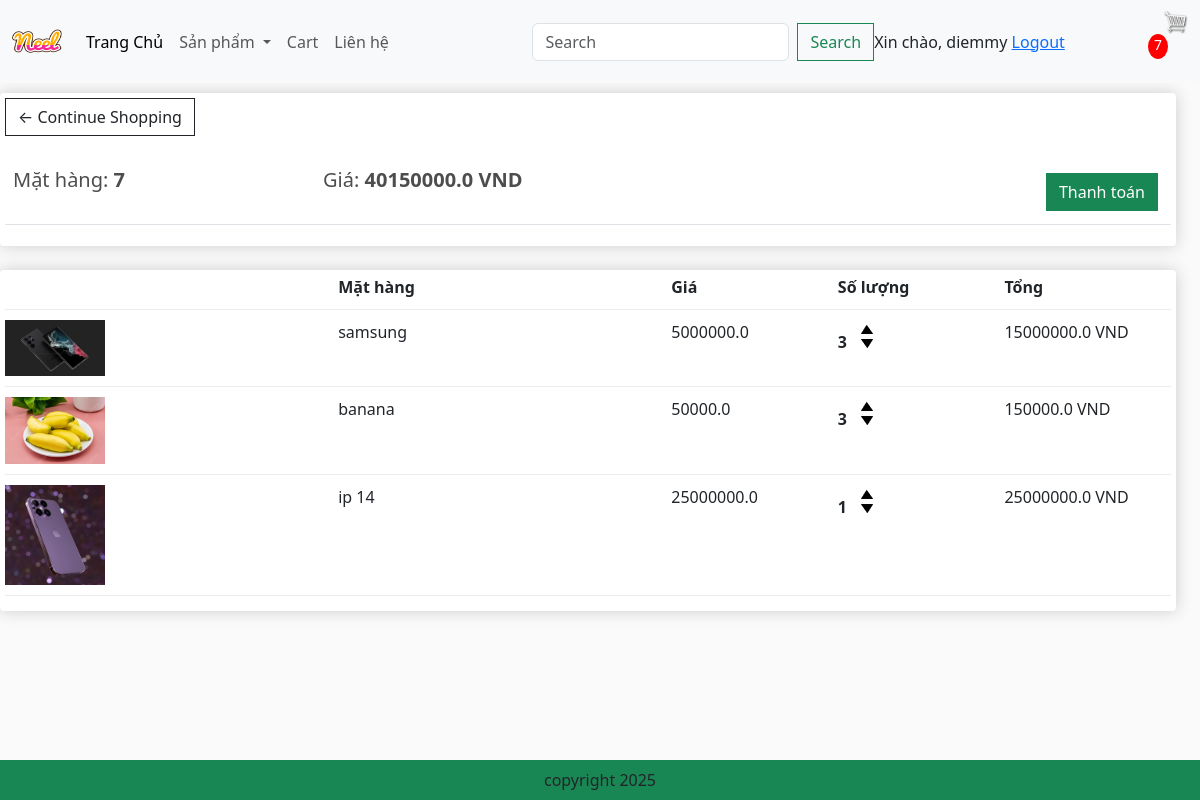
Page /cart/ (signed in) on the earlier database version.
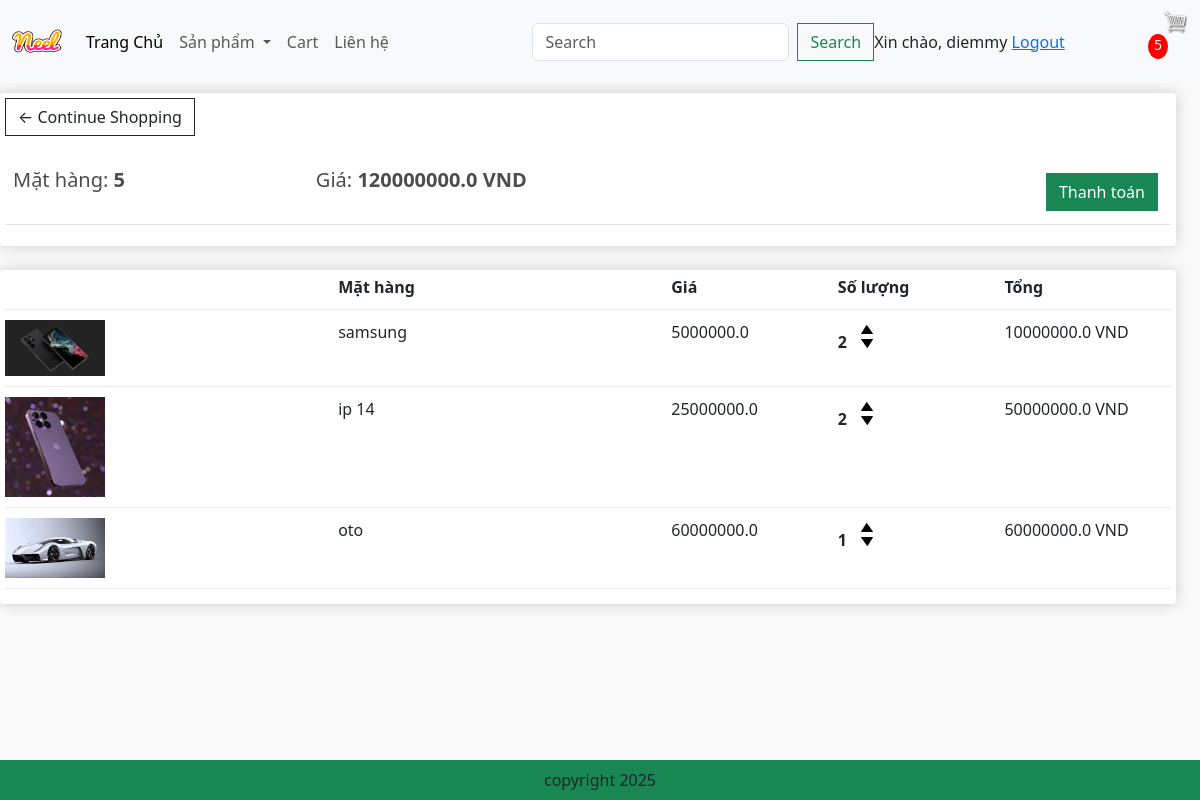
Same page on the later database version.
### app/models.py (models this page shows, shortened)
class Order(models.Model):
    customer = models.ForeignKey(User, on_delete=models.SET_NULL, blank=True, null=True)
    date_order = models.DateTimeField(auto_now_add=True)
    complete = models.BooleanField(default=False, null=True, blank=False)
    transaction_id = models.CharField(max_length=200, null=True)
    @property
    def get_cart_total(self):
        orderitems = self.orderitem_set.all()
        total = sum([item.get_total for item in orderitems if item.product is not None] )
        return total
    @property
    def get_cart_items(self):
        orderitems = self.orderitem_set.all()
        total = sum([item.quantity for item in orderitems if item.product is not None])
        return total

class OrderItem(models.Model):
    product = models.ForeignKey(Product, on_delete=models.SET_NULL, blank=True, null=True)
    order = models.ForeignKey(Order, on_delete=models.SET_NULL, blank=True, null=True)
    quantity = models.IntegerField(default=0, null=True, blank=True)
    date_added = models.DateTimeField(auto_now_add=True)
    @property
    def get_total(self):
        if self.product is None:
            return 0
        return self.product.price * self.quantity

class Product(models.Model):
    category = models.ManyToManyField(Category, related_name='products')
    name = models.CharField(max_length=200, null=True)
    price = models.FloatField()
    digital = models.BooleanField(default=False, null=True, blank=False)
    image = models.ImageField(null=True, blank=True)
    description = models.TextField(null=True, blank=True)
    @property
    def ImageURL(self):
        try:
            url = self.image.url
        except:
            url = ''
        return url

### app/views.py (the view)
# urls.py: path('cart/', views.cart, name='cart'),
def cart(request):
    if request.user.is_authenticated:
        customer = request.user
        order, created = Order.objects.get_or_create(customer=customer, complete=False)
        items = order.orderitem_set.exclude(product__isnull=True)
        cartItems = order.get_cart_items
        user_not_login = 'hidden'
        user_login = 'show'
    else:
        items = []
        order = {'get_cart_total':0, 'get_cart_items':0}
        cartItems = order['get_cart_items']
        user_not_login = 'show'
        user_login = 'hidden'
    categories = Category.objects.filter(is_sub=False)
    context = {
        'items': items,
        'order': order,
        'cartItems': cartItems,
        'user_not_login': user_not_login,
        'user_login': user_login,
        'categories': categories,
    }
    return render(request, 'app/cart.html', context)

### app/templates/app/cart.html (shortened to what this page needs)
{% extends 'app/base.html' %} {% load static %} {% block cart_content %}
<div class="row" style="width: 100%">
  <div class="col-lg-12">
    <div class="box-element">
      <a class="btn btn-outline-dark" href="{% url 'home' %}"
        >&#x2190; Continue Shopping</a
      >
      <br />
      <br />
      <table class="table">
        <tr>
          <th>
            <h5>Mặt hàng: <strong>{{ order.get_cart_items }}</strong></h5>
          </th>
          <th>
            <h5>Giá:<strong> {{ order.get_cart_total }} VND</strong></h5>
          </th>
          <th>
            <a
              style="float: right; margin: 5px"
              class="btn btn-success"
              href="{% url 'checkout' %}"
              >Thanh toán</a
            >
          </th>
        </tr>
      </table>
    </div>
    <br />
    <div class="box-element">
      <div class="cart-row">
        <div style="flex: 2"></div>
        <div style="flex: 2"><strong>Mặt hàng</strong></div>
        <div style="flex: 1"><strong>Giá</strong></div>
        <div style="flex: 1"><strong>Số lượng</strong></div>
        <div style="flex: 1"><strong>Tổng</strong></div>
      </div>
      {% for item in items %} {% if item.product %}
      <div class="cart-row">
        <div style="flex: 2">
          <img class="row-image" src="{{ item.product.ImageURL }}" />
        </div>
        <div style="flex: 2"><p>{{ item.product.name }}</p></div>
        <div style="flex: 1"><p>{{ item.product.price }}</p></div>
        <div style="flex: 1">
          <p class="quantity">{{ item.quantity }}</p>
          <div class="quantity">
            <img
              data-product="{{ item.product.id }}"
              data-action="add"
              class="chg-quantity update-cart"
              src="{% static  'app/images/arrow-up.png' %}"
            />
            <img
              data-product="{{ item.product.id }}"
              data-action="remove"
              class="chg-quantity update-cart"
              src="{% static  'app/images/arrow-down.png' %}"
            />
          </div>
        </div>
        <div style="flex: 1"><p>{{ item.get_total }} VND</p></div>
      </div>
      {% endif %} {% endfor %}
    </div>
  </div>
</div>
{% endblock cart_content %}

### app/templates/app/base.html (shortened to what this page needs)
{% load static %}
<!DOCTYPE html>
<html>
  <head>
    <link
      href="https://cdn.jsdelivr.net/npm/bootstrap@5.3.8/dist/css/bootstrap.min.css"
      rel="stylesheet"
    />
    <link href="{% static 'app/css/style.css' %}" rel="stylesheet" />
    <link href="{% static 'app/css/all.min.css' %}" rel="stylesheet" />
    <link href="{% static 'app/css/owl.carousel.min.css' %}" rel="stylesheet" />
    <link rel="stylesheet" type="text/css" href="{% static 'app/css/main.css' %}"/>
    <link rel="stylesheet" href="" />
  </head>
  <body>
    <nav class="navbar navbar-expand-lg bg-body-tertiary">
      <div class="container-fluid">
        <a class="navbar-brand" href="{% url 'home' %}">
          <img src="{% static 'app/images/Neel.png' %}" width="50" height="50" />
        </a>
        <div class="collapse navbar-collapse" id="navbarSupportedContent">
          <ul class="navbar-nav me-auto mb-2 mb-lg-0">
            <li class="nav-item">
              <a class="nav-link active" aria-current="page" href="{% url 'home' %}">Trang Chủ</a>
            </li>
            <li class="nav-item dropdown">
              <a
                class="nav-link dropdown-toggle"
                href="#"
                role="button"
                data-bs-toggle="dropdown"
                aria-expanded="false"
              >
                Sản phẩm
              </a>
            </li>
            <li class="nav-item">
              <a class="nav-link" href="{% url 'cart' %}">Cart</a>
            </li>
            <li class="nav-item">
              <a class="nav-link" href="#">Liên hệ</a>
            </li>
          </ul>
          <form class="d-flex" role="search" method= POST action="{% url 'search' %}">
            <input
              class="form-control me-2"
              type="search"
              placeholder="Search"
              aria-label="Search"
              name="searched"
            />
            <button class="btn btn-outline-success" type="submit">
              Search
            </button>
          </form>
        </div>
          <div class='form-inline my-2 my-lg-0' style = "visibility: {{user_login}}">
            <span>Xin chào, {{request.user}}</span>
            <span><a href="{% url 'logout' %}">Logout</a></span>
          </div>
        <div class='form-inline my-2 my-lg-0'>
          <a href="{% url 'cart' %}"><img id="cart-icon" src="{% static 'images/cart.png' %}"></a>
          <p id='cart-total'>{{ cartItems }}</p>
        </div>
      </div>
    </nav>
    {% block cart_content %}{% endblock cart_content %}
    <footer class="container--fluid bg-success text-center fixed-bottom p-2 mt-5">
      copyright 2025
    </footer>
  </body>
</html>

### app/static/app/css/main.css (style rules this page uses)
body { background-color: hsl(0, 0%, 98%); }
h1,h2,h3,h4,h5,h6 { color:hsl(0, 0%, 30%); }
.box-element { box-shadow:hsl(0, 0%, 80%) 0 0 16px; background-color: #fff; border-radius: 4px; padding: 5px; }
#cart-icon { width:25px; display: inline-block; margin-left: 15px; }
#cart-total { display: block; text-align: center; color:#fff; background-color: red; width: 20px; height: 25px; border-radius: 50%; font-size: 14px; }
.col-lg-3, .col-lg-4, .col-lg-6, .col-lg-8, .col-lg-12 { margin-top: 10px; }
.btn { border-radius: 0; }
.row-image { width: 100px; }
.cart-row { display: flex; align-items: flex-stretch; padding-bottom: 10px; margin-bottom: 10px; border-bottom: 1px solid #ececec; }
.quantity { display: inline-block; font-weight: 700; padding-right:10px; }
.chg-quantity { width: 12px; cursor: pointer; display: block; margin-top: 5px; transition:.1s; }

Differences in the rows shown:
no longer on this page (row edited): OrderItem: product.ImageURL (picture), product.name "banana", product.price "50000.0", quantity "3", get_total "150000.0"
changed through a linked row, Order: get_cart_items "7" → "5"; get_cart_total "40150000.0" → "120000000.0"
changed OrderItem "samsung": quantity "3" → "2"; get_total "15000000.0" → "10000000.0"
changed OrderItem "ip 14": quantity "1" → "2"; get_total "25000000.0" → "50000000.0"
added OrderItem: product.ImageURL (picture), product.name "oto", product.price "60000000.0", quantity "1", get_total "60000000.0"
Other differences:
{{ cartItems }}: "7" → "5"
